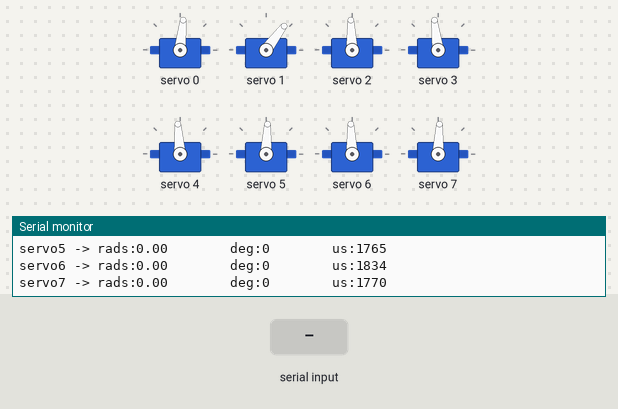
Simulated run of this sketch. Board: ESP32. On the bench: 8 × servo, the last lines printed to the serial monitor. The test bench sets the inputs (shaded band).

Above: at 1.7 s.
1.8 s: "1" received over Serial
At 2.9 s:
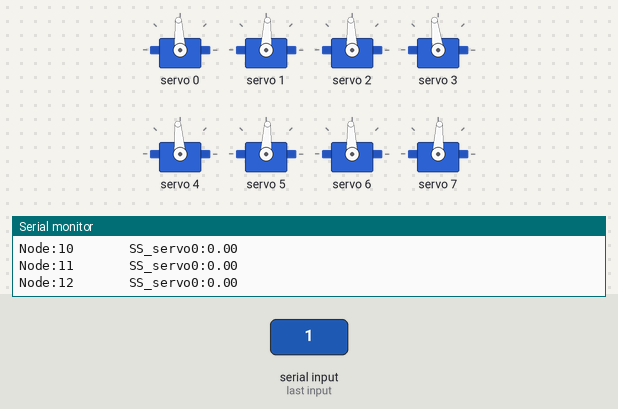
At 4.7 s:
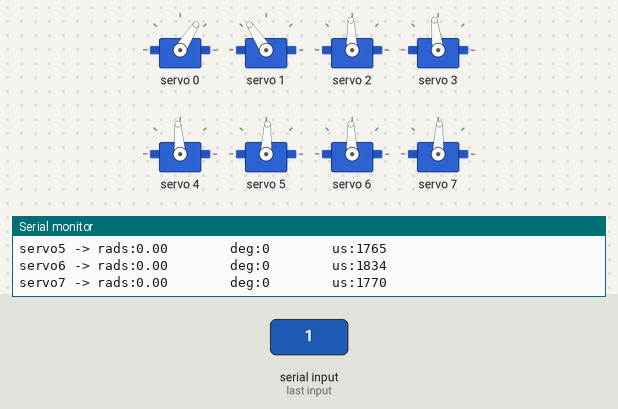
Timing chart, 0 to 6.2 s (numbered marks = the images above; inputs shaded):
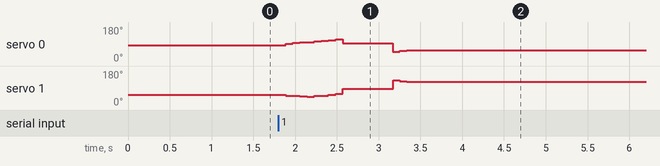

The sketch:

step_up_cont_with_c_matrix.ino
```cpp
//Gait template
//FIRST STEP OF LEG 1 MODIFIED
#include <Wire.h>
#include <Adafruit_PWMServoDriver.h>

Adafruit_PWMServoDriver pca9685 = Adafruit_PWMServoDriver();

#define SERVO_FREQ 300
#define SER0 0 //Hip 1
#define SER1 1 //Knee 1
#define SER2 2 //Hip 2
#define SER3 3 //Knee 2
#define SER4 4 //Hip 3
#define SER5 5 //Knee 3
#define SER6 6 //Hip 4
#define SER7 7 //Knee 4

float SS_servo0[] = {0.240433003071273, 0.037564688547704374, -0.06857492092506252, -0.10856178320671692, -0.16519628012774012, -0.25983160772702807, -0.3493118927060693, -0.42440914712553146, -0.49675546414851957};
float SS_servo1[] = {1.0542781337613374, 0.9722992972823405, 0.8693023376476573, 0.8897370276014954, 0.8817272072799776, 0.724605640751663, 0.5439285285101292, 0.3738933372270501, 0.20420640902762252};
float SS_servo2[] = {};
float SS_servo3[] = {};
float SS_servo4[] = {};
float SS_servo5[] = {};
float SS_servo6[] = {};
float SS_servo7[] = {};

int node=0;
int first=0;
int input=2;
int end_time=0;
int time_step=80000; // WAS 200 000
int steps = sizeof(SS_servo0)/sizeof(SS_servo0[0]);
int first_print=1;

// ------------------------Centers:--------------------------
int centre0=312;
int centre1=293;
int centre2=305;
int centre3=315;
int centre4=315;
int centre5=300;
int centre6=310;
int centre7=315;

// -------------------Joint configurations-------------------
int servo0=0;
int servo0_deg=0;
int servo1=0;
int servo1_deg=0;
int servo2=0;
int servo2_deg=0;
int servo3=0;
int servo3_deg=0;
int servo4=0;
int servo4_deg=0;
int servo5=0;
int servo5_deg=0;
int servo6=0;
int servo6_deg=0;
int servo7=0;
int servo7_deg=0;

void setup() {
  Serial.begin(115200);
  pca9685.begin();

  pca9685.setOscillatorFrequency(27000000); //Value between 24MHz and 27MHz, tuned for this setup
  pca9685.setPWMFreq(SERVO_FREQ);
  delay (500);

        servo0_deg=SS_servo0[0]/3.14159265*180;
        servo0=map(servo0_deg,-38,90,2200,1030);
        servo1_deg=SS_servo1[0]/3.14159265*180-servo0_deg;
        servo1=map(servo1_deg,-90,90,2600,950);
        servo2_deg=SS_servo2[0]/3.14159265*180;
        servo2=map(servo2_deg,-37,90,1500,2670);
        servo3_deg=SS_servo3[0]/3.14159265*180-servo2_deg;
        servo3=map(servo3_deg,-90,90,1100,2700);
        servo4_deg=SS_servo4[0]/3.14159265*180;
        servo4=map(servo4_deg,-90,38,2700,1500);
        servo5_deg=SS_servo5[0]/3.14159265*180-servo4_deg;
        servo5=map(servo5_deg,-90,90,2600,930);
        servo6_deg=SS_servo6[0]/3.14159265*180;
        servo6=map(servo6_deg,-90,38,850,2250);
        servo7_deg=SS_servo7[0]/3.14159265*180-servo6_deg;
        servo7=map(servo7_deg,-90,90,920,2620);

        pca9685.setPWM(SER0,0,servo0);
        pca9685.setPWM(SER1,0,servo1);
        pca9685.setPWM(SER2,0,servo2);
        pca9685.setPWM(SER3,0,servo3);
        pca9685.setPWM(SER4,0,servo4);
        pca9685.setPWM(SER5,0,servo5);
        pca9685.setPWM(SER6,0,servo6);
        pca9685.setPWM(SER7,0,servo7);

        Serial.print("Node:");
        Serial.println(node);
        Serial.print("servo0 -> rads:");
        Serial.print(SS_servo0[node]);
        Serial.print("        deg:");
        Serial.print(servo0_deg);
        Serial.print("        us:");
        Serial.println(servo0);
        Serial.print("servo1 -> rads:");
        Serial.print(SS_servo1[node]);
        Serial.print("        deg:");
        Serial.print(servo1_deg);
        Serial.print("        us:");
        Serial.println(servo1);
        Serial.print("servo2 -> rads:");
        Serial.print(SS_servo2[node]);
        Serial.print("        deg:");
        Serial.print(servo2_deg);
        Serial.print("        us:");
        Serial.println(servo2);
        Serial.print("servo3 -> rads:");
        Serial.print(SS_servo3[node]);
        Serial.print("        deg:");
        Serial.print(servo3_deg);
        Serial.print("        us:");
        Serial.println(servo3);
        Serial.print("servo4 -> rads:");
        Serial.print(SS_servo4[node]);
        Serial.print("        deg:");
        Serial.print(servo4_deg);
        Serial.print("        us:");
        Serial.println(servo4);
        Serial.print("servo5 -> rads:");
        Serial.print(SS_servo5[node]);
        Serial.print("        deg:");
        Serial.print(servo5_deg);
        Serial.print("        us:");
        Serial.println(servo5);
        Serial.print("servo6 -> rads:");
        Serial.print(SS_servo6[node]);
        Serial.print("        deg:");
        Serial.print(servo6_deg);
        Serial.print("        us:");
        Serial.println(servo6);
        Serial.print("servo7 -> rads:");
        Serial.print(SS_servo7[node]);
        Serial.print("        deg:");
        Serial.print(servo7_deg);
        Serial.print("        us:");
        Serial.println(servo7);

}

void loop()
{
  if(Serial.available()>0)
  {
    first=Serial.read();
    if(first=='1')
    {
      input=1;
    }
    if(first=='0')
    {
      input=0;
    }
  }
  if(input==1)
  {
      if(esp_timer_get_time()>=end_time)
      {
        servo0_deg=SS_servo0[node]/3.14159265*180;
        servo0=map(servo0_deg,-38,90,2200,1030);
        servo1_deg=SS_servo1[node]/3.14159265*180-servo0_deg;
        servo1=map(servo1_deg,-90,90,2600,950);
        servo2_deg=SS_servo2[node]/3.14159265*180;
        servo2=map(servo2_deg,-37,90,1500,2670);
        servo3_deg=SS_servo3[node]/3.14159265*180-servo2_deg;
        servo3=map(servo3_deg,-90,90,1100,2700);
        servo4_deg=SS_servo4[node]/3.14159265*180;
        servo4=map(servo4_deg,-90,38,2700,1500);
        servo5_deg=SS_servo5[node]/3.14159265*180-servo4_deg;
        servo5=map(servo5_deg,-90,90,2600,930);
        servo6_deg=SS_servo6[node]/3.14159265*180;
        servo6=map(servo6_deg,-90,38,850,2250);
        servo7_deg=SS_servo7[node]/3.14159265*180-servo6_deg;
        servo7=map(servo7_deg,-90,90,920,2620);

        pca9685.setPWM(SER0,0,servo0);
        pca9685.setPWM(SER1,0,servo1);
        pca9685.setPWM(SER2,0,servo2);
        pca9685.setPWM(SER3,0,servo3);
        pca9685.setPWM(SER4,0,servo4);
        pca9685.setPWM(SER5,0,servo5);
        pca9685.setPWM(SER6,0,servo6);
        pca9685.setPWM(SER7,0,servo7);

        Serial.print("Node:");
        Serial.print(node);
        Serial.print("       SS_servo0:");
        Serial.println(SS_servo3[node]);
        node+=1;
        if(node>=19)
           {
              input=0;
              node=18;
            }
         end_time=esp_timer_get_time()+time_step;
      }
   }

  if(input == 0)
  {
        servo0_deg=SS_servo0[node]/3.14159265*180;
        servo0=map(servo0_deg,-38,90,2200,1030);
        servo1_deg=SS_servo1[node]/3.14159265*180-servo0_deg;
        servo1=map(servo1_deg,-90,90,2600,950);
        servo2_deg=SS_servo2[node]/3.14159265*180;
        servo2=map(servo2_deg,-37,90,1500,2670);
        servo3_deg=SS_servo3[node]/3.14159265*180-servo2_deg;
        servo3=map(servo3_deg,-90,90,1100,2700);
        servo4_deg=SS_servo4[node]/3.14159265*180;
        servo4=map(servo4_deg,-90,38,2700,1500);
        servo5_deg=SS_servo5[node]/3.14159265*180-servo4_deg;
        servo5=map(servo5_deg,-90,90,2600,930);
        servo6_deg=SS_servo6[node]/3.14159265*180;
        servo6=map(servo6_deg,-90,38,850,2250);
        servo7_deg=SS_servo7[node]/3.14159265*180-servo6_deg;
        servo7=map(servo7_deg,-90,90,920,2620);

        pca9685.setPWM(SER0,0,servo0);
        pca9685.setPWM(SER1,0,servo1);
        pca9685.setPWM(SER2,0,servo2);
        pca9685.setPWM(SER3,0,servo3);
        pca9685.setPWM(SER4,0,servo4);
        pca9685.setPWM(SER5,0,servo5);
        pca9685.setPWM(SER6,0,servo6);
        pca9685.setPWM(SER7,0,servo7);

        if(first_print==1)
        {
        first_print=0;
        Serial.print("Node:");
        Serial.println(node);
        Serial.print("servo0 -> rads:");
        Serial.print(SS_servo0[node]);
        Serial.print("        deg:");
        Serial.print(servo0_deg);
        Serial.print("        us:");
        Serial.println(servo0);
        Serial.print("servo1 -> rads:");
        Serial.print(SS_servo1[node]);
        Serial.print("        deg:");
        Serial.print(servo1_deg);
        Serial.print("        us:");
        Serial.println(servo1);
        Serial.print("servo2 -> rads:");
        Serial.print(SS_servo2[node]);
        Serial.print("        deg:");
        Serial.print(servo2_deg);
        Serial.print("        us:");
        Serial.println(servo2);
        Serial.print("servo3 -> rads:");
        Serial.print(SS_servo3[node]);
        Serial.print("        deg:");
        Serial.print(servo3_deg);
        Serial.print("        us:");
        Serial.println(servo3);
        Serial.print("servo4 -> rads:");
        Serial.print(SS_servo4[node]);
        Serial.print("        deg:");
        Serial.print(servo4_deg);
        Serial.print("        us:");
        Serial.println(servo4);
        Serial.print("servo5 -> rads:");
        Serial.print(SS_servo5[node]);
        Serial.print("        deg:");
        Serial.print(servo5_deg);
        Serial.print("        us:");
        Serial.println(servo5);
        Serial.print("servo6 -> rads:");
        Serial.print(SS_servo6[node]);
        Serial.print("        deg:");
        Serial.print(servo6_deg);
        Serial.print("        us:");
        Serial.println(servo6);
        Serial.print("servo7 -> rads:");
        Serial.print(SS_servo7[node]);
        Serial.print("        deg:");
        Serial.print(servo7_deg);
        Serial.print("        us:");
        Serial.println(servo7);
        }

  }
}
```
